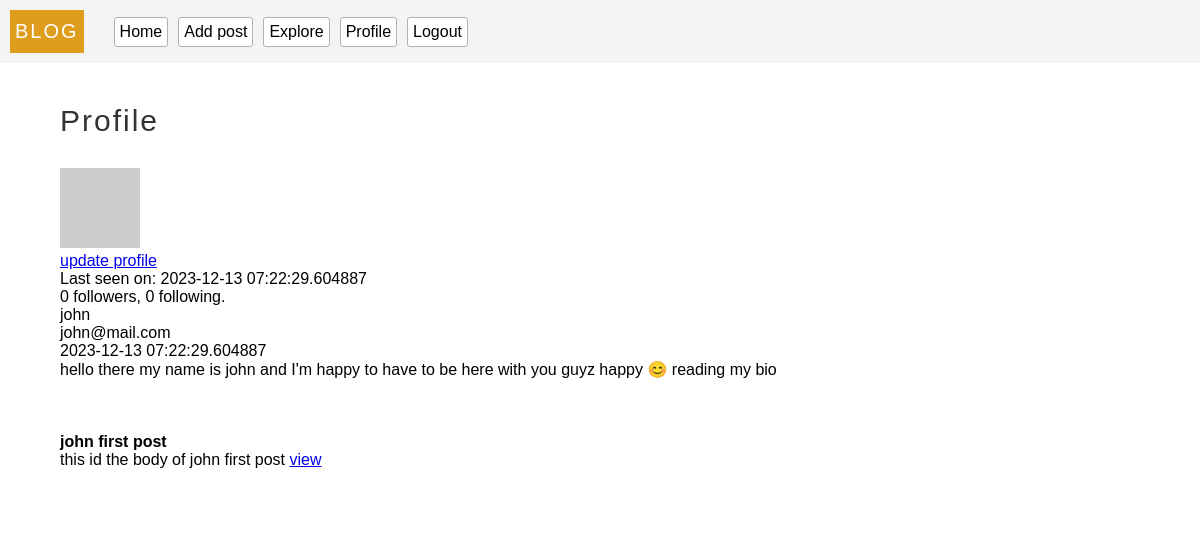
The app's page /profile (signed in), older data.
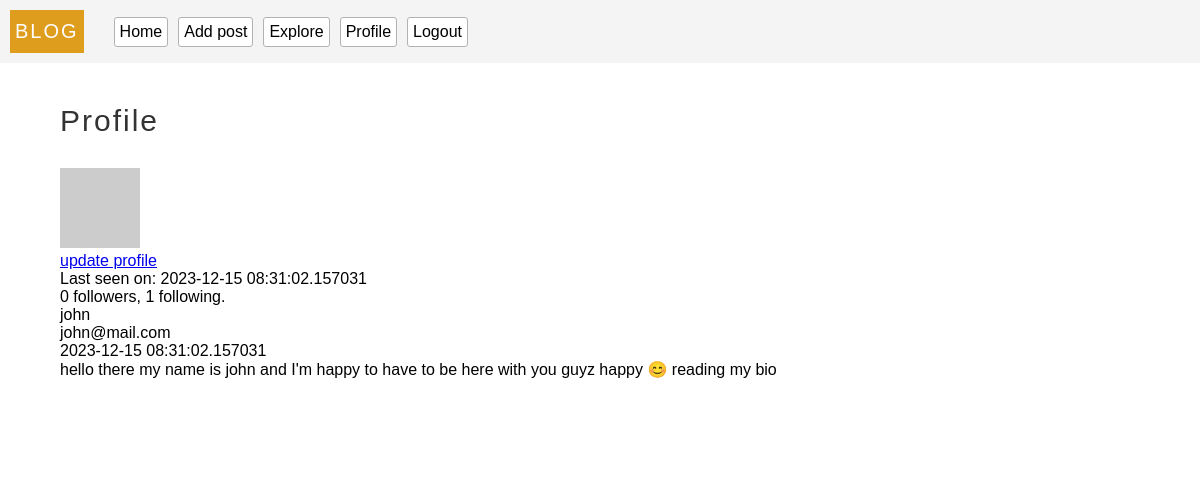
The same page, newer data.
### models.py (models this page shows, shortened)
class User(db.Model, UserMixin):
  __tablename__ = 'users'
  id = db.Column(db.Integer, primary_key = True)
  username = db.Column(db.String(100), unique = True, index = True)
  email = db.Column(db.String(100), index = True, unique = True)
  password = db.Column(db.String(200))
  last_seen = db.Column(db.DateTime, default=datetime.utcnow, index = True)
  about_me = db.Column(db.String, nullable=True)
  posts = db.relationship(
    'Post',
    backref = 'author',
    lazy = 'dynamic'
  )
  followed = db.relationship(
    'User',
    secondary = followers,
    primaryjoin = (followers.c.follower_id == id),
    secondaryjoin = (followers.c.followed_id == id),
    backref = db.backref('followers', lazy='dynamic'),
    lazy = 'dynamic'
  )
  follower = db.relationship(
    'User',
    secondary = followers,
    primaryjoin = (followers.c.followed_id == id),
    secondaryjoin = (followers.c.follower_id == id),
    backref = db.backref('followed_user', lazy='dynamic'),
    lazy = 'dynamic'
  )
  def avatar(self, size='80'):
    digest = md5(str(self.email).lower().encode('utf-8')).hexdigest()
    return f'https://gravatar.com/avatar/{digest}?d=identicon&s={size}'
  def update_last_seen(self):
    self.last_seen = datetime.utcnow()
    db.session.commit()
  @login.user_loader
  def get_user(id):
    return User.query.get(int(id))

class Post(db.Model):
  __tablename__ = 'posts'
  id = db.Column(db.Integer, primary_key = True)
  body = db.Column(db.String(300) ,nullable = False)
  title = db.Column(db.String(20), nullable = False)
  timestamp = db.Column(db.DateTime, default=datetime.utcnow, index = True)
  user_id = db.Column(db.Integer, db.ForeignKey('users.id'))

### server.py (the view)
@app.route('/profile')
@login_required
def profile():
  return render_template('profile.html', title='Profile', user = current_user, posts = current_user.posts)

### server.py (called while the page is built)
@app.before_request
def validate():
  if current_user.is_authenticated:
    current_user.update_last_seen()

### templates/profile.html
{% extends 'base.html'%}
{% block content %}
  <p class="header">Profile</p>
  <div class="profile-photo-container">
    <img class="profile-photo" src="{{current_user.avatar()}}" alt="photo"/>
    <p><a href="{{url_for('update_profile')}}"> update profile</a></p>
  </div>
  {% if user.last_seen %}<p>Last seen on: {{ user.last_seen }}</p>{% endif %}
  <p>{{ user.follower.count() }} followers, {{ user.followed.count() }} following.</p>
  <p>{{current_user.username}}</p>
  <p>{{current_user.email}}</p>
  <p>{{current_user.last_seen}}</p>
  {% if user.about_me %}<p>{{ user.about_me }}</p>{% endif %}
  <br><br>
  {% for post in posts %}
  <br>
      <article>
        <h4>{{post.title}}</h4>
        {{post.body}}
        <a href="/post/{{post.id}}">view</a>
      </article>
  <br>
    {% endfor %}
{% endblock %}

Row changes from the older to the newer data that the page shows:
removed Post: title "john first post", body "this id the body of john first post"
changed User "john": last_seen "2023-12-13 07:22:29.604887" → "2023-12-15 08:31:02.157031"
Text that changed along with them:
{{ user.followed.count() }}: "0" → "1"
